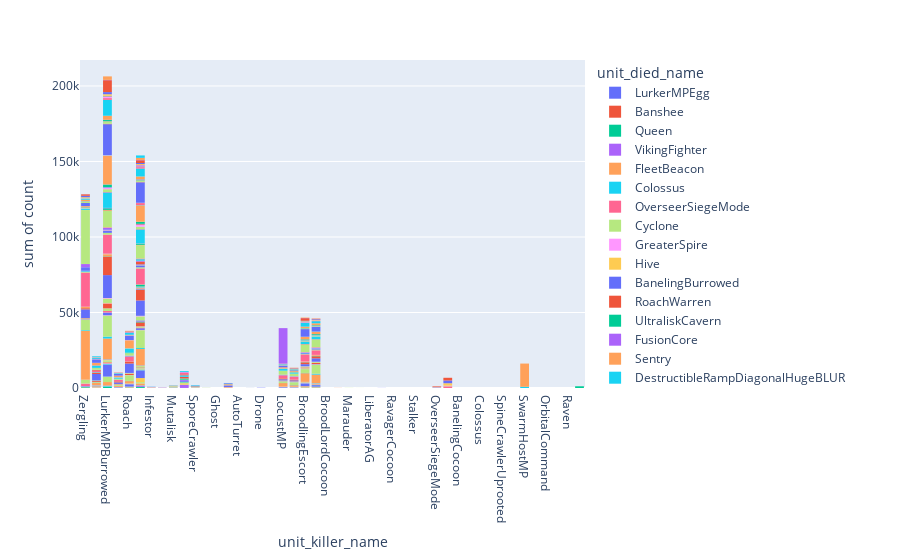

Write notebook code for a chart like this one.
### Code cell
unit_died_ec_le = (
    unit_died_df.join(details_df, on="ext_fs_replay_sha256", how="inner")
    .filter(
        (pl.col("ext_replay_detail_killer_player_name") == "2-1-8459957-Sazed")
        & (pl.col("unit_killer_name") != "")
        & (pl.col("unit_died_name") != "InvisibleTargetDummy")
    )
    .select(
        [
            pl.col("ext_replay_detail_killer_player_name"),
            pl.col("unit_died_name"),
            pl.col("unit_tag_index"),
            pl.col("unit_killer_name"),
            pl.col("killer_unit_tag_index"),
            pl.col("ext_replay_loop"),
            pl.col("ext_replay_seconds"),
        ]
    )
)
unit_killer_to_died_freq = (
    unit_died_ec_le.group_by(["unit_killer_name", "unit_died_name"])
    .agg(pl.count().alias("count"))
    .collect()
    .sort("count")
)
unit_killer_freq = (
    unit_died_ec_le.group_by(["unit_killer_name"])
    .agg(pl.count().alias("count"))
    .collect()
    .sort("count")
)
unit_died_freq = (
    unit_died_ec_le.group_by(["unit_died_name"])
    .agg(pl.count().alias("count"))
    .collect()
    .sort("count")
)
hist = px.histogram(
    unit_killer_to_died_freq, x="unit_killer_name", y="count", color="unit_died_name")
hist.show()
# unit_killer_pie = px.pie(unit_killer_freq, names="unit_killer_name", values="count")
# unit_killer_pie.show()
